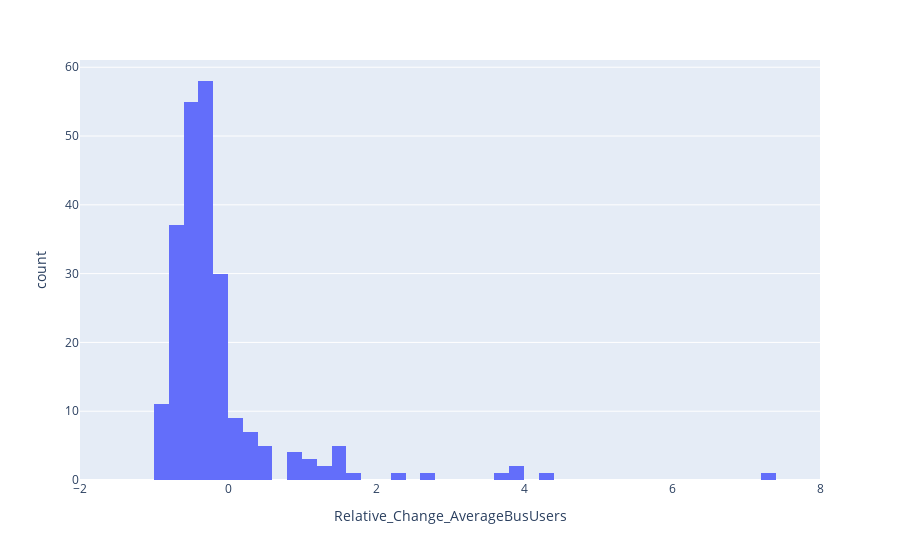

Here is the notebook cell this chart was saved with:
### Code cell
import plotly.express as px
fig = px.histogram(daily_users_changes, x="Relative_Change_AverageBusUsers", nbins=256)
fig.update_xaxes(range=[-2, 8])
fig.show()

### Figure 1 — Plotly figure (JSON) as saved in the notebook; plotly's stock layout.template omitted (floating-point values rounded to 4 significant figures; data arrays with more than 128 entries replaced by an {"elided": "..."} marker saying what was removed)
{"data": [{"alignmentgroup": "True", "bingroup": "x", "hovertemplate": "Relative_Change_AverageBusUsers=%{x}<br>count=%{y}<extra></extra>", "legendgroup": "", "marker": {"color": "#636efa"}, "name": "", "nbinsx": 256, "offsetgroup": "", "orientation": "v", "showlegend": false, "type": "histogram", "x": {"elided": "239 float values"}, "xaxis": "x", "yaxis": "y"}], "layout": {"autosize": true, "barmode": "relative", "legend": {"tracegroupgap": 0}, "margin": {"t": 60}, "xaxis": {"anchor": "y", "domain": [0, 1], "range": [-2, 8], "title": {"text": "Relative_Change_AverageBusUsers"}, "type": "linear"}, "yaxis": {"anchor": "x", "autorange": true, "domain": [0, 1], "range": [0, 61.05], "title": {"text": "count"}}}}
